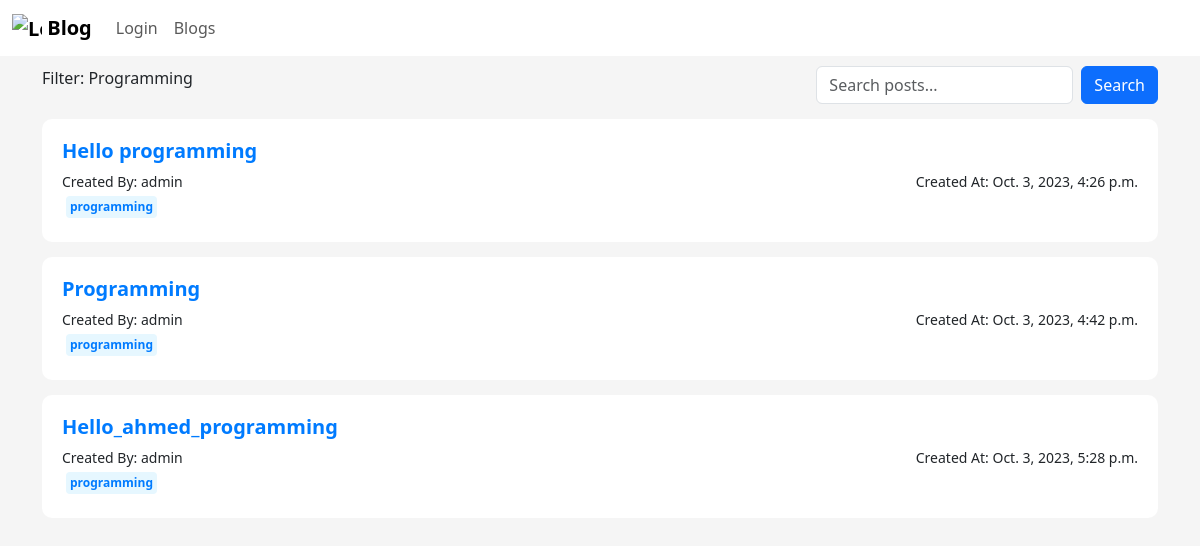
Screenshot of /blog/tagposts/14 with the database file from the repository.
### myApp/models.py (models this page shows, shortened)
class Tag(models.Model):
  category  = models.ManyToManyField(Category,related_name='tags')
  tag_name  = models.CharField(max_length=100)

class Blog(models.Model):
  ID = models.BigAutoField(auto_created = True, primary_key=True, verbose_name="ID")
  title = models.CharField(max_length=200)
  content = models.TextField()
  author = models.ForeignKey(User, on_delete=models.CASCADE, blank=False)
  created_at = models.DateTimeField(auto_now_add=True, blank=True)
  updated_at = models.DateTimeField(auto_now=True)
  is_draft = models.BooleanField(default=True)
  publish_status = models.CharField(max_length=10, choices=[('draft', 'Draft'), ('published', 'Published')], default='draft')
  tags = models.ManyToManyField(Tag,related_name="tag_posts")
  categories = models.ManyToManyField(Category)
  company = models.ForeignKey(Company, on_delete=models.SET_NULL, blank=True, null=True)

### myApp/views.py (the view)
# urls.py: path('blog/tagposts/<int:id>', views.tagposts, name='tagposts'),
def tagposts(request,id):
    tag = Tag.objects.get(pk=id)
    posts = tag.tag_posts.all()
    query = request.GET.get('q')
    if query:
        posts = posts.filter(Q(title__icontains=query)|Q(content__icontains=query))
    return render(request, 'Blog/tagposts.html', {'Blogs':posts,'tag':tag.tag_name, "query":query})

### myApp/templates/Blog/tagposts.html (shortened to what this page needs)
<!DOCTYPE html>
<html lang="en">
	{% load static %} {% load crispy_forms_tags %}
	<head>
		<link href="{% static 'css/bootstrap.css' %}" rel="stylesheet" />
		<link href="{% static 'css/home.css' %}" rel="stylesheet" />
	</head>
	<body>
		{% include "Blog/blogNavBar.html" %}
		<div class="container-md">
			<div class="feed-search">
				<span>Filter: {{tag|capfirst}}</span>
				<div>
					<form method="get" class="d-flex search-form" role="search">
						<input class="form-control me-2" type="search" name="q" placeholder="Search posts..." {% if query %}value="{{ query }}"{% endif %}>
						<button class="btn btn-primary" type="submit">Search</button>
					</form>
				</div>
			</div>
			{% for blog in Blogs %}
			<div class="container-sm container">
				<h5><a href="{% url "blogPage" id=blog.ID %}">{{ blog.title|capfirst  }}</a></h5>
				<div class="little">
					<div>Created By: {{ blog.author.username }}</div>
					<div>Created At: {{ blog.created_at }}</div>
				</div>
				{% if blog.tags.all %}
				<div class="Tags">
					{% for tag in blog.tags.all %}
					<a href="{% url "tagposts" tag.pk %}" class="tag" >
						<span >{{ tag.tag_name }}</span>
					{% endfor %}
					</a>
				</div>
				{% endif %}
			</div>
			{% endfor %}
		</div>
	</body>
</html>

### myApp/static/css/home.css (style rules this page uses)
body { background-color: #f5f5f5; }
.little { font-size: 14px; display: flex; justify-content: space-between; }
a { text-decoration: none; color: #007bff; font-weight: 700; }
.container { background-color: white; padding: 20px; margin-top: 15px; border-radius: 10px; box-shadow: 0 0 0 1.5px rgba(var(--grey-900), 0.05); }
.container-md { position: relative; }
.feed-search { display: flex; justify-content: space-between; align-items: flex-start; margin-top: 10px; }

### myApp/templates/Blog/tagposts.html (style rules this page uses)
.tag { display: inline-block; padding: 2px 4px; margin: 4px; background-color: #e6f7ff; border-radius: 4px; text-decoration: none; color: #007bff; font-size: 12px; }

### rows the page displays
Tag: tag_name "Programming", tag_name "programming"
Blog: title "Hello programming", author.username "admin", created_at "Oct. 3, 2023, 4:26 p.m."
Blog: title "Programming", author.username "admin", created_at "Oct. 3, 2023, 4:42 p.m."
Blog: title "Hello_ahmed_programming", author.username "admin", created_at "Oct. 3, 2023, 5:28 p.m."
